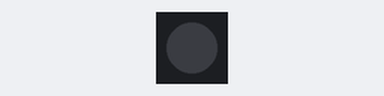
A program run on a simulated ESP32-S3. On the bench: 1 RGB LEDs in strip order, left to right. Dim RGB values are drawn brighter than linear; WiFi joins after 1.5 s; servers stay silent unless stated; what the program prints to the serial monitor is not drawn.

Above: at 0.0 s.
At 0.6 s:
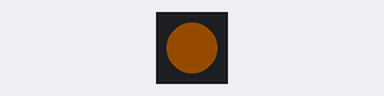
At 2.4 s:
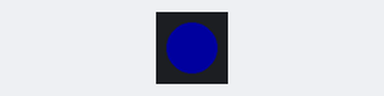
Timing chart, 0 to 3.9 s (numbered marks = the images above):
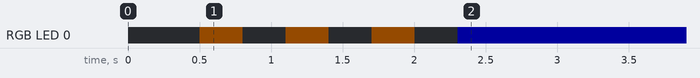

The program:

main.cpp
```cpp
#include <Arduino.h>
#include <WiFi.h>
#include <FastLED.h>

#define NUM_LEDS 1
#define DATA_PIN 48
#define BRIGHTNESS 30

CRGB leds[NUM_LEDS];

const char* WIFI_SSID = "BACbKA_Guest";
const char* WIFI_PASS = "10111213";

void setLedHSV(uint8_t hue, uint8_t sat = 255) {
    leds[0] = CHSV(hue, sat, 255);   // ❗ val = 255
    FastLED.show();
}

void setup() {
    Serial.begin(115200);
    delay(500);

    FastLED.addLeds<NEOPIXEL, DATA_PIN>(leds, NUM_LEDS);
    FastLED.setBrightness(BRIGHTNESS);

    FastLED.clear(true);

    Serial.println("WiFi test started");

    WiFi.mode(WIFI_STA);
    WiFi.begin(WIFI_SSID, WIFI_PASS);

    uint8_t attempts = 0;

    // 🟡 мигаем жёлтым при подключении
    while (WiFi.status() != WL_CONNECTED && attempts < 20) {
        setLedHSV(32);   // жёлтый
        delay(300);
        FastLED.clear(true);
        delay(300);
        Serial.print(".");
        attempts++;
    }

    if (WiFi.status() == WL_CONNECTED) {
        Serial.println("\nWiFi connected!");
        Serial.println(WiFi.localIP());
        setLedHSV(160);  // 🔵 синий
    } else {
        Serial.println("\nWiFi FAILED");
        setLedHSV(0);    // 🔴 красный
    }
}

void loop() {}
```

Measured:
- by itself, RGB LED 0: repeats every 0.60 s: off 0.30 s, RGB(20, 10, 0) 0.30 s, until it stays RGB(0, 0, 30) from 2.3 s
